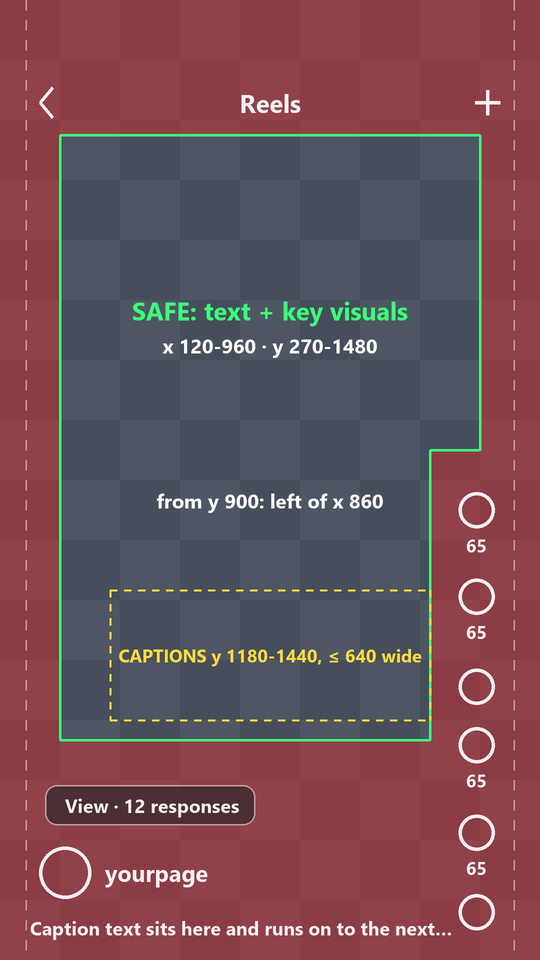
#> input picture docs/zones.png, 540 x 960 px
$ python -i check.py   (imports and definitions only)
#> lines starting #> are read from the running program, lines starting #| are printed output that depends on the picture
#> further down, picture is the input picture: PIL image 540x960 RGB; mean R, G, B 112.3, 78.1, 86.4
"""Safe-zone check for 9:16 videos and frames (the rules: docs/SAFE_ZONE.md; final_qa runs this on every draft and final).

Paints the no-go areas red, draws Instagram's own buttons, caption and trial-reel pill on top in white, and tiles the
sampled frames into one contact sheet you can open and look at.

  python check.py reel.mp4                    one frame every 1.5 s (at most 36), sheet -> reel_safezone.png
  python check.py reel.mp4 --every 3          one frame every 3 s
  python check.py reel.mp4 --times 0.5,12,31  only these moments (seconds)
  python check.py frames_dir/  or  still.png  frames or stills instead of a video
  python check.py --zones                     redraw zones.png (the reference picture in GUIDE.md)
"""
import argparse
import glob
import os
import re
import shutil
import subprocess
import sys
import tempfile

from PIL import Image, ImageDraw, ImageFont

W, H = 1080, 1920
SAFE = (120, 270, 960, 1480)          # all text and key visuals
RAIL_X, RAIL_Y = 860, 900             # from y 900 down, stay left of x 860
CAP = (220, 1180, 860, 1440)          # caption / subtitle box
PHONE_CROP = 52                       # px lost per side on a tall iPhone (measured 27 Oct 2026)
MAX_TILES = 36


def font(size):
    for f in ('C:/Windows/Fonts/segoeuib.ttf', 'C:/Windows/Fonts/arialbd.ttf', 'C:/Windows/Fonts/arial.ttf'):
        if os.path.exists(f):
            return ImageFont.truetype(f, size)
    return ImageFont.load_default()


# [15 lines left out: functions ffmpeg, duration, not called in this run]


def grab(path, t, out):
    subprocess.run([ffmpeg(), '-v', 'error', '-y', '-ss', f'{t:.3f}', '-i', path, '-frames:v', '1', out], check=True)


def overlay(img):
    """The frame with the red no-go areas, the safe frame outline and Instagram's UI drawn on top."""
    base = img.convert('RGBA').resize((W, H))
    red = Image.new('RGBA', (W, H), (0, 0, 0, 0))
#> red: PIL image 1080x1920 RGBA; every value is 0
    d = ImageDraw.Draw(red)
    no = (255, 30, 30, 95)
    d.rectangle([0, 0, W, SAFE[1]], no)
    d.rectangle([0, SAFE[3], W, H], no)
    d.rectangle([0, SAFE[1], SAFE[0], SAFE[3]], no)
    d.rectangle([SAFE[2], SAFE[1], W, SAFE[3]], no)
    d.rectangle([RAIL_X, RAIL_Y, SAFE[2], SAFE[3]], no)
    out = Image.alpha_composite(base, red)
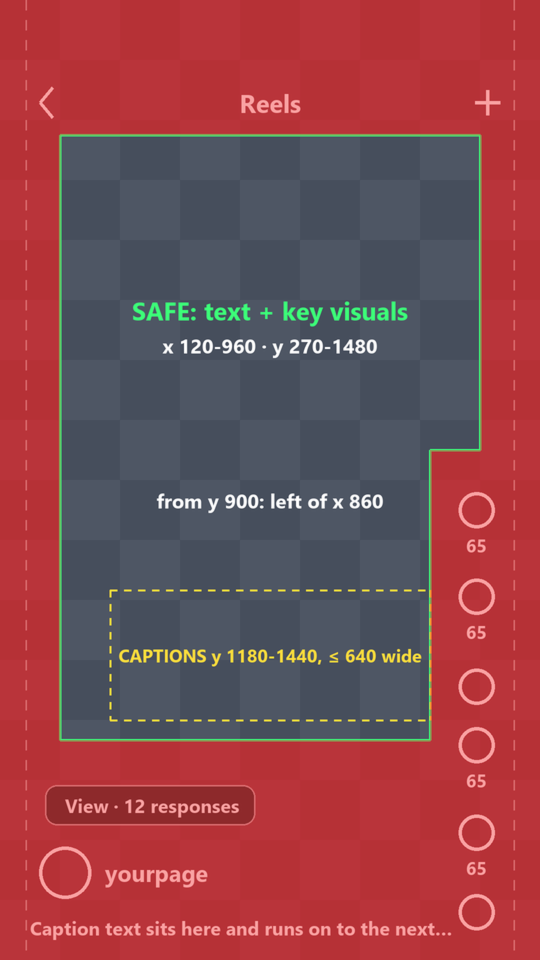
#> out: PIL image 1080x1920 RGBA (shown at 1/2 size); mean R, G, B, A 134.8, 70.1, 77, 255

    ui = Image.new('RGBA', (W, H), (0, 0, 0, 0))
    u = ImageDraw.Draw(ui)
    white, soft = (255, 255, 255, 235), (255, 255, 255, 120)
    # safe frame (green, with the notch for the rail) and the caption box (yellow, dashed)
    u.line([(SAFE[0], SAFE[1]), (SAFE[2], SAFE[1]), (SAFE[2], RAIL_Y), (RAIL_X, RAIL_Y), (RAIL_X, SAFE[3]),
            (SAFE[0], SAFE[3]), (SAFE[0], SAFE[1])], fill=(60, 255, 120, 255), width=5)
    for x in range(CAP[0], CAP[2], 28):
        u.line([(x, CAP[1]), (min(x + 14, CAP[2]), CAP[1])], fill=(255, 220, 60, 255), width=4)
        u.line([(x, CAP[3]), (min(x + 14, CAP[2]), CAP[3])], fill=(255, 220, 60, 255), width=4)
    for y in range(CAP[1], CAP[3], 28):
        u.line([(CAP[0], y), (CAP[0], min(y + 14, CAP[3]))], fill=(255, 220, 60, 255), width=4)
        u.line([(CAP[2], y), (CAP[2], min(y + 14, CAP[3]))], fill=(255, 220, 60, 255), width=4)
    # phone crop on tall iPhones
    for x in (PHONE_CROP, W - PHONE_CROP):
        for y in range(0, H, 40):
            u.line([(x, y), (x, y + 20)], fill=soft, width=3)
    # header: back chevron, title, camera
    u.line([(105, 175), (80, 205), (105, 235)], fill=white, width=7)
    u.text((W / 2, 205), 'Reels', font=font(50), fill=white, anchor='mm')
    u.line([(975, 180), (975, 230)], fill=white, width=7)
    u.line([(950, 205), (1000, 205)], fill=white, width=7)
    # the button rail with counts
    for y in (1020, 1193, 1373, 1490, 1665, 1824):
        u.ellipse([953 - 36, y - 36, 953 + 36, y + 36], outline=white, width=7)
        if y not in (1373, 1824):
            u.text((953, y + 70), '65', font=font(36), fill=white, anchor='mm')
    # trial-reel responses pill
    u.rounded_rectangle([90, 1570, 510, 1650], radius=24, fill=(40, 40, 40, 170), outline=soft, width=3)
    u.text((130, 1610), 'View · 12 responses', font=font(38), fill=white, anchor='lm')
    # profile row and caption line
    u.ellipse([78, 1693, 182, 1797], outline=white, width=7)
    u.text((210, 1745), 'yourpage', font=font(46), fill=white, anchor='lm')
    u.text((60, 1855), 'Caption text sits here and runs on to the next…', font=font(38), fill=white, anchor='lm')
    return Image.alpha_composite(out, ui).convert('RGB')
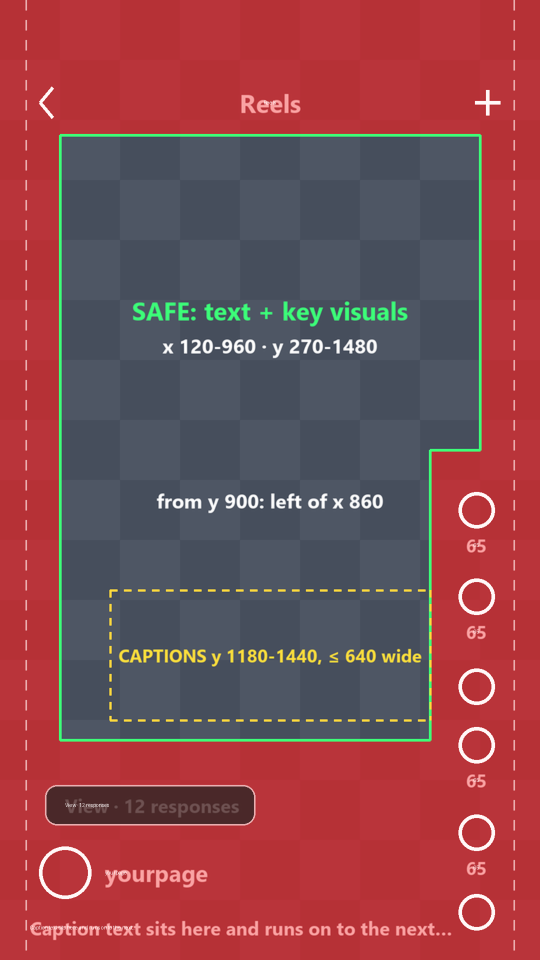
#> returned value: PIL image 1080x1920 RGB (shown at 1/2 size); mean R, G, B 133.5, 71.6, 77.9


# [86 lines left out: functions sheet, zones_png, main, not called in this run]


# [2 lines not run here, left out]

>>> from PIL import Image
>>> picture = Image.open('../../docs/zones.png')
>>> result = overlay(picture)
